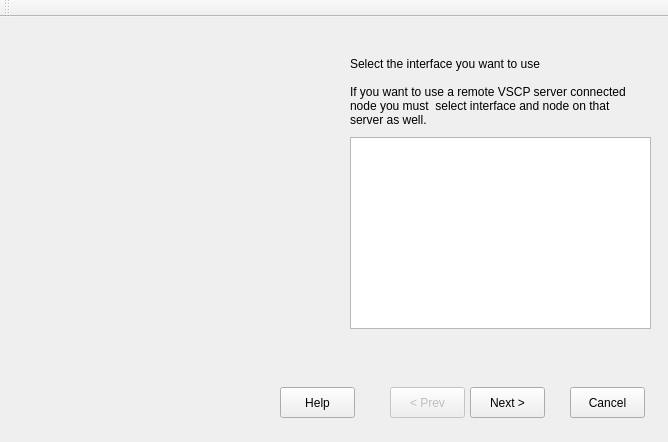
<?xml version="1.0" encoding="UTF-8"?>
<ui version="4.0">
 <class>wndBootloader</class>
 <widget class="QMainWindow" name="wndBootloader">
  <property name="geometry">
   <rect>
    <x>0</x>
    <y>0</y>
    <width>668</width>
    <height>442</height>
   </rect>
  </property>
  <property name="windowTitle">
   <string>VSCP Bootloader</string>
  </property>
  <property name="autoFillBackground">
   <bool>false</bool>
  </property>
  <property name="styleSheet">
   <string notr="true"/>
  </property>
  <widget class="QWidget" name="centralWidget">
   <widget class="QLabel" name="labelLogo">
    <property name="geometry">
     <rect>
      <x>20</x>
      <y>10</y>
      <width>231</width>
      <height>131</height>
     </rect>
    </property>
    <property name="autoFillBackground">
     <bool>false</bool>
    </property>
    <property name="locale">
     <locale language="English" country="UnitedStates"/>
    </property>
    <property name="frameShape">
     <enum>QFrame::NoFrame</enum>
    </property>
    <property name="frameShadow">
     <enum>QFrame::Plain</enum>
    </property>
    <property name="text">
     <string/>
    </property>
    <property name="pixmap">
     <pixmap resource="resources.qrc">:/new/pictures/resources/vscp_new.png</pixmap>
    </property>
    <property name="scaledContents">
     <bool>true</bool>
    </property>
    <property name="alignment">
     <set>Qt::AlignLeading|Qt::AlignLeft|Qt::AlignTop</set>
    </property>
   </widget>
   <widget class="QPushButton" name="pushButtonHelp">
    <property name="geometry">
     <rect>
      <x>280</x>
      <y>370</y>
      <width>75</width>
      <height>31</height>
     </rect>
    </property>
    <property name="text">
     <string>Help</string>
    </property>
   </widget>
   <widget class="QPushButton" name="pushButtonPrev">
    <property name="enabled">
     <bool>false</bool>
    </property>
    <property name="geometry">
     <rect>
      <x>390</x>
      <y>370</y>
      <width>75</width>
      <height>31</height>
     </rect>
    </property>
    <property name="text">
     <string>&lt; Prev</string>
    </property>
   </widget>
   <widget class="QPushButton" name="pushButtonNext">
    <property name="geometry">
     <rect>
      <x>470</x>
      <y>370</y>
      <width>75</width>
      <height>31</height>
     </rect>
    </property>
    <property name="text">
     <string>Next &gt;</string>
    </property>
   </widget>
   <widget class="QPushButton" name="pushButtonCancel">
    <property name="geometry">
     <rect>
      <x>570</x>
      <y>370</y>
      <width>75</width>
      <height>31</height>
     </rect>
    </property>
    <property name="text">
     <string>Cancel</string>
    </property>
   </widget>
   <widget class="QLabel" name="label_2">
    <property name="geometry">
     <rect>
      <x>350</x>
      <y>40</y>
      <width>301</width>
      <height>71</height>
     </rect>
    </property>
    <property name="locale">
     <locale language="English" country="UnitedStates"/>
    </property>
    <property name="text">
     <string>Select the interface you want to use 

If you want to use a remote VSCP server connected 
node you must  select interface and node on that 
server as well. </string>
    </property>
    <property name="textFormat">
     <enum>Qt::AutoText</enum>
    </property>
    <property name="alignment">
     <set>Qt::AlignLeading|Qt::AlignLeft|Qt::AlignTop</set>
    </property>
    <property name="wordWrap">
     <bool>true</bool>
    </property>
   </widget>
   <widget class="QTreeView" name="treeView">
    <property name="geometry">
     <rect>
      <x>350</x>
      <y>120</y>
      <width>301</width>
      <height>192</height>
     </rect>
    </property>
   </widget>
   <zorder>pushButtonHelp</zorder>
   <zorder>pushButtonPrev</zorder>
   <zorder>pushButtonNext</zorder>
   <zorder>pushButtonCancel</zorder>
   <zorder>label_2</zorder>
   <zorder>labelLogo</zorder>
   <zorder>treeView</zorder>
  </widget>
  <widget class="QMenuBar" name="menuBar">
   <property name="geometry">
    <rect>
     <x>0</x>
     <y>0</y>
     <width>668</width>
     <height>21</height>
    </rect>
   </property>
  </widget>
  <widget class="QToolBar" name="mainToolBar">
   <attribute name="toolBarArea">
    <enum>TopToolBarArea</enum>
   </attribute>
   <attribute name="toolBarBreak">
    <bool>false</bool>
   </attribute>
  </widget>
 </widget>
 <layoutdefault spacing="6" margin="11"/>
 <resources>
  <include location="resources.qrc"/>
 </resources>
 <connections/>
</ui>
